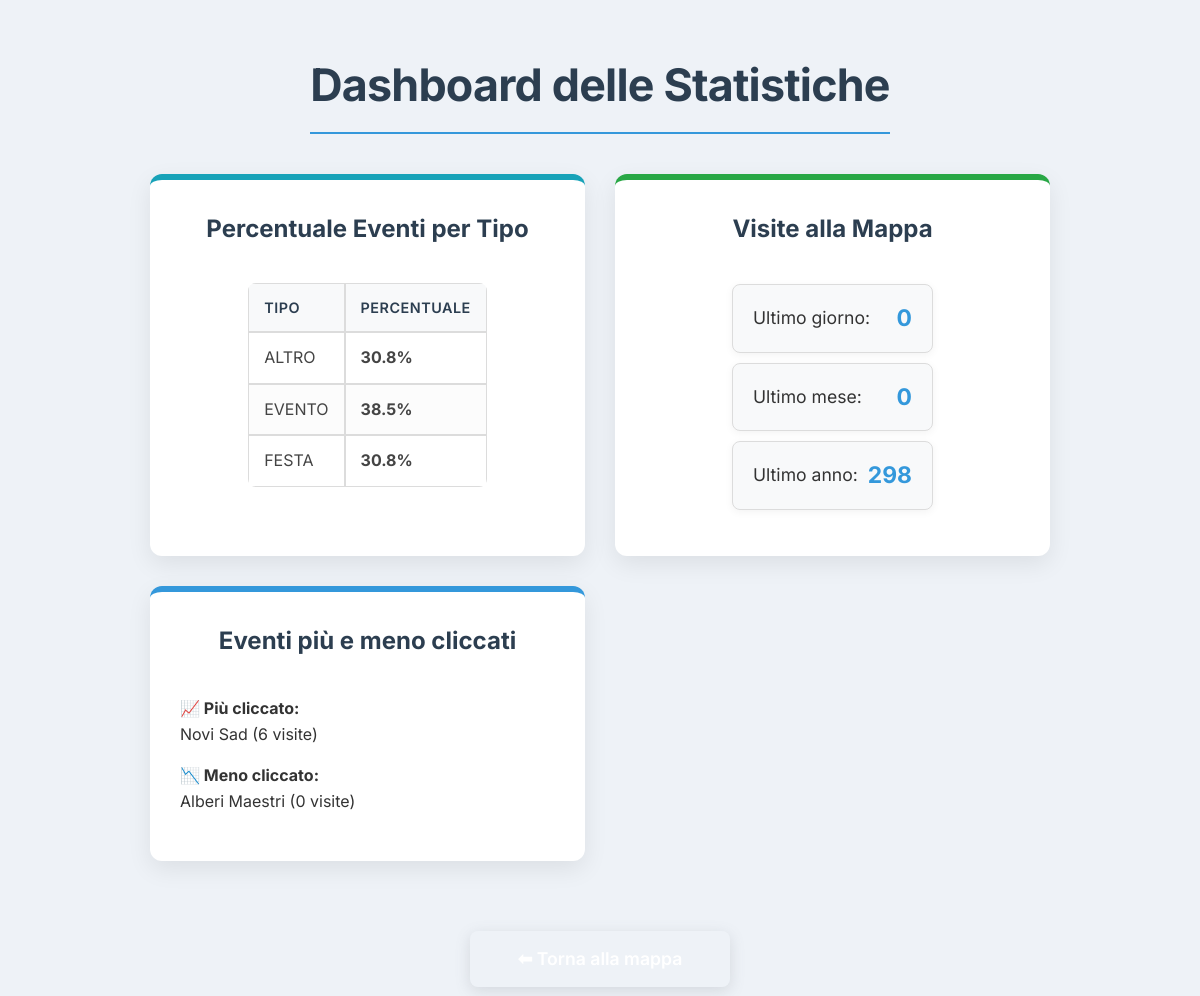
The app's page /statistiche/ (signed in), older data.
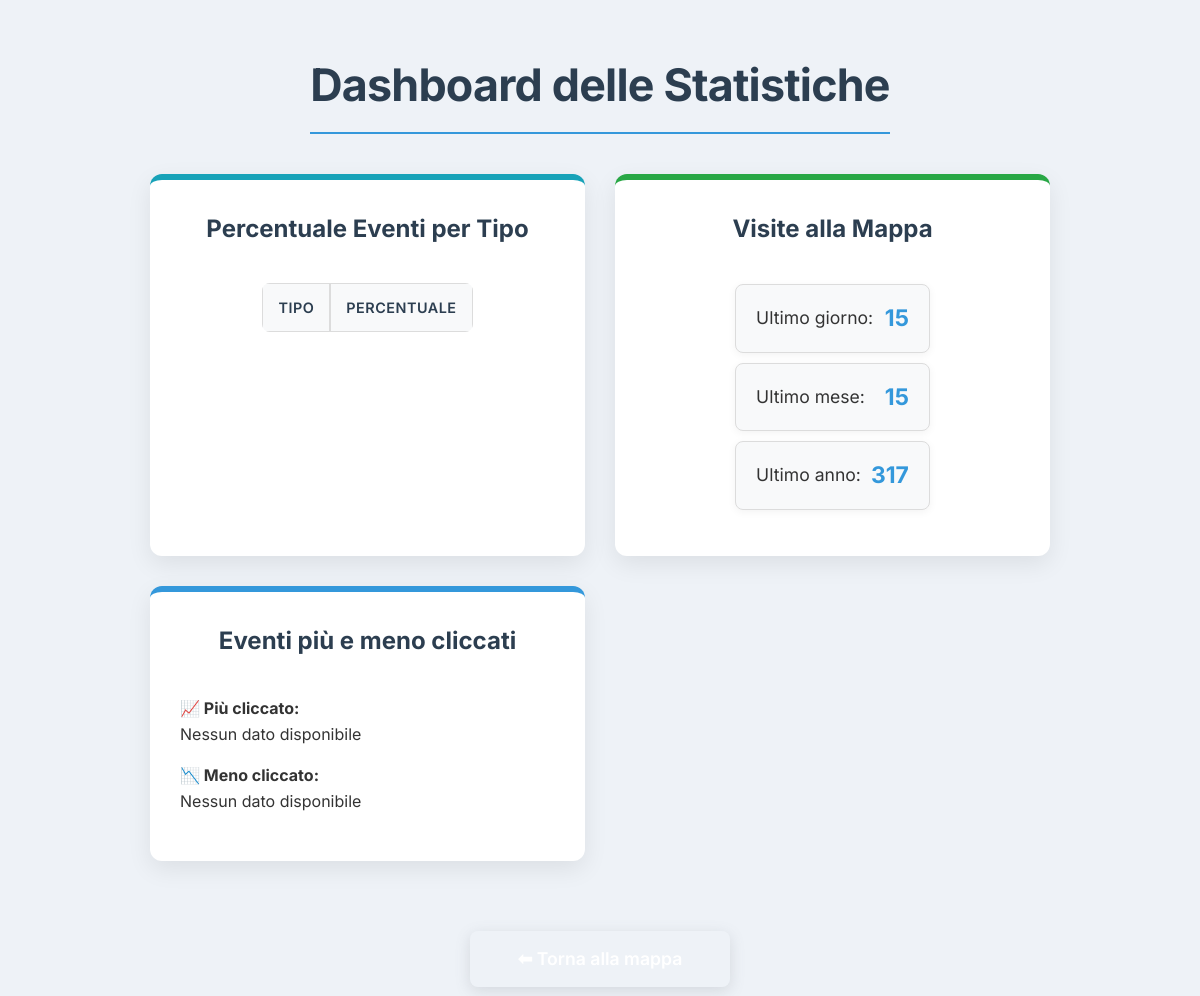
The same page, newer data.
### mappe/models.py (models this page shows, shortened)
class Evento(models.Model):
    TIPO_EVENTO = [
        ('FESTA', 'Festa'),
        ('EVENTO', 'Evento'),
        ('ALTRO', 'Altro'),
    ]
    titolo = models.CharField(max_length=100)
    descrizione = models.TextField()
    luogo = models.CharField(max_length=100)
    data = models.DateField()
    ora = models.TimeField()
    tipo = models.CharField(max_length=10, choices=TIPO_EVENTO)
    latitudine = models.FloatField(default=0.0, help_text="Latitudine in gradi decimali")
    longitudine = models.FloatField(default=0.0, help_text="Longitudine in gradi decimali")
    immagine = models.ImageField(upload_to='eventi/', null=True, blank=True, help_text="Immagine dell'evento")
    prenotabile = models.BooleanField(default=False, help_text="L'evento è prenotabile?")
    contatto = models.CharField(
        max_length=100,
        blank=True,
        help_text="Numero di telefono o email per la prenotazione"
    )

### mappe/views.py (the view)
# urls.py: path('statistiche/', views.statistiche, name='statistiche'),
@staff_member_required
def statistiche(request):
    eventi = Evento.objects.all()
    totale = eventi.count()
    percentuali = eventi.values('tipo').annotate(count=Count('id'))
    stats_eventi = {
        e['tipo']: round(e['count'] / totale * 100, 1) if totale > 0 else 0
        for e in percentuali
    }
    oggi = timezone.now() - timedelta(days=1)
    mese = timezone.now() - timedelta(days=30)
    anno = timezone.now() - timedelta(days=365)
    visite_oggi = Visita.objects.filter(timestamp__gte=oggi).count()
    visite_mese = Visita.objects.filter(timestamp__gte=mese).count()
    visite_anno = Visita.objects.filter(timestamp__gte=anno).count()
    eventi_visite = Evento.objects.annotate(visite_count=Count('visita')).order_by('-visite_count')
    evento_piu_cliccato = eventi_visite.first()
    evento_meno_cliccato = eventi_visite.last()
    context = {
        'stats_eventi': stats_eventi,
        'visite_oggi': visite_oggi,
        'visite_mese': visite_mese,
        'visite_anno': visite_anno,
        'evento_piu_cliccato': evento_piu_cliccato,
        'evento_meno_cliccato': evento_meno_cliccato,
    }
    return render(request, 'mappe/statistiche.html', context)

### mappe/templates/mappe/statistiche.html (shortened to what this page needs)
<!DOCTYPE html>
<html lang="it">
<head>
</head>
<body>
    <h1>Dashboard delle Statistiche</h1>
    <div class="dashboard-container">
        <div class="card event-type-stats">
            <h3>Percentuale Eventi per Tipo</h3>
            <div class="table-card">
                <table>
                    <thead>
                        <tr><th>Tipo</th><th>Percentuale</th></tr>
                    </thead>
                    <tbody>
                        {% for tipo, perc in stats_eventi.items %}
                        <tr><td>{{ tipo }}</td><td><strong>{{ perc }}%</strong></td></tr>
                        {% endfor %}
                    </tbody>
                </table>
            </div>
        </div>
        <div class="card map-visits-stats">
            <h3>Visite alla Mappa</h3>
            <div class="visits-card">
                <ul>
                    <li>Ultimo giorno: <span style="margin-left: 10px;"><strong>{{ visite_oggi }}</strong></li>
                    <li>Ultimo mese: <span style="margin-left: 10px;"><strong>{{ visite_mese }}</strong></li>
                    <li>Ultimo anno: <span style="margin-left: 10px;"><strong>{{ visite_anno }}</strong></li>
                </ul>
            </div>
        </div>
<div class="card">
    <h3>Eventi più e meno cliccati</h3>
    <div style="text-align:left; width:100%;">
        <p><strong>📈 Più cliccato: </strong><br>
            {% if evento_piu_cliccato %}
                {{ evento_piu_cliccato.titolo }} ({{ evento_piu_cliccato.visite_count }} visite)
            {% else %}
                Nessun dato disponibile
            {% endif %}
        </p>
        <p><strong>📉 Meno cliccato: </strong><br>
            {% if evento_meno_cliccato %}
                {{ evento_meno_cliccato.titolo }} ({{ evento_meno_cliccato.visite_count }} visite)
            {% else %}
                Nessun dato disponibile
            {% endif %}
        </p>
    </div>
</div>
    </div>
    <a href="{% url 'mappa_modena' %}" class="back-to-map-button">⬅ Torna alla mappa</a>
</body>
</html>

Row changes from the older to the newer data that the page shows:
removed Evento: titolo "Novi Sad", visite_count "6"
removed Evento: titolo "Alberi Maestri", visite_count "0"
Text that changed along with them:
{{ visite_oggi }}: "0" → "15"
{{ visite_mese }}: "0" → "15"
{{ visite_anno }}: "298" → "317"
text no longer shown: "( visite) ( visite)"
text now shown: "Nessun dato disponibile Nessun dato disponibile"
list line gone: "ALTRO 30.8 %"
list line gone: "EVENTO 38.5 %"
list line gone: "FESTA 30.8 %"
